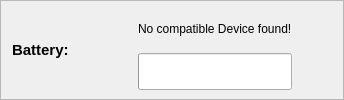
         <widget class="QFrame" name="batteryFrame">
          <property name="enabled">
           <bool>true</bool>
          </property>
          <property name="sizePolicy">
           <sizepolicy hsizetype="Minimum" vsizetype="Minimum">
            <horstretch>0</horstretch>
            <verstretch>0</verstretch>
           </sizepolicy>
          </property>
          <property name="maximumSize">
           <size>
            <width>16777215</width>
            <height>16777215</height>
           </size>
          </property>
          <property name="styleSheet">
           <string notr="true"/>
          </property>
          <property name="frameShape">
           <enum>QFrame::StyledPanel</enum>
          </property>
          <property name="frameShadow">
           <enum>QFrame::Raised</enum>
          </property>
          <layout class="QHBoxLayout" name="horizontalLayout_6">
           <property name="spacing">
            <number>6</number>
           </property>
           <property name="topMargin">
            <number>9</number>
           </property>
           <property name="bottomMargin">
            <number>9</number>
           </property>
           <item>
            <widget class="QLabel" name="batteryLabel">
             <property name="sizePolicy">
              <sizepolicy hsizetype="Preferred" vsizetype="Minimum">
               <horstretch>0</horstretch>
               <verstretch>0</verstretch>
              </sizepolicy>
             </property>
             <property name="minimumSize">
              <size>
               <width>120</width>
               <height>0</height>
              </size>
             </property>
             <property name="maximumSize">
              <size>
               <width>120</width>
               <height>16777215</height>
              </size>
             </property>
             <property name="font">
              <font>
               <pointsize>11</pointsize>
               <bold>true</bold>
              </font>
             </property>
             <property name="text">
              <string>Battery:</string>
             </property>
             <property name="alignment">
              <set>Qt::AlignLeading|Qt::AlignLeft|Qt::AlignVCenter</set>
             </property>
            </widget>
           </item>
           <item>
            <layout class="QVBoxLayout" name="verticalLayout_12">
             <item>
              <widget class="QLabel" name="batteryPercentage">
               <property name="enabled">
                <bool>true</bool>
               </property>
               <property name="sizePolicy">
                <sizepolicy hsizetype="Minimum" vsizetype="Minimum">
                 <horstretch>0</horstretch>
                 <verstretch>0</verstretch>
                </sizepolicy>
               </property>
               <property name="maximumSize">
                <size>
                 <width>200</width>
                 <height>16777215</height>
                </size>
               </property>
               <property name="autoFillBackground">
                <bool>false</bool>
               </property>
               <property name="styleSheet">
                <string notr="true"/>
               </property>
               <property name="text">
                <string>No compatible Device found!</string>
               </property>
               <property name="scaledContents">
                <bool>false</bool>
               </property>
               <property name="alignment">
                <set>Qt::AlignLeading|Qt::AlignLeft|Qt::AlignVCenter</set>
               </property>
               <property name="wordWrap">
                <bool>false</bool>
               </property>
              </widget>
             </item>
             <item>
              <widget class="QProgressBar" name="batteryProgressBar">
               <property name="sizePolicy">
                <sizepolicy hsizetype="Expanding" vsizetype="Minimum">
                 <horstretch>0</horstretch>
                 <verstretch>0</verstretch>
                </sizepolicy>
               </property>
               <property name="value">
                <number>0</number>
               </property>
               <property name="textVisible">
                <bool>false</bool>
               </property>
              </widget>
             </item>
            </layout>
           </item>
           <item>
            <spacer name="horizontalSpacer_5">
             <property name="orientation">
              <enum>Qt::Horizontal</enum>
             </property>
             <property name="sizeHint" stdset="0">
              <size>
               <width>40</width>
               <height>20</height>
              </size>
             </property>
            </spacer>
           </item>
          </layout>
         </widget>
